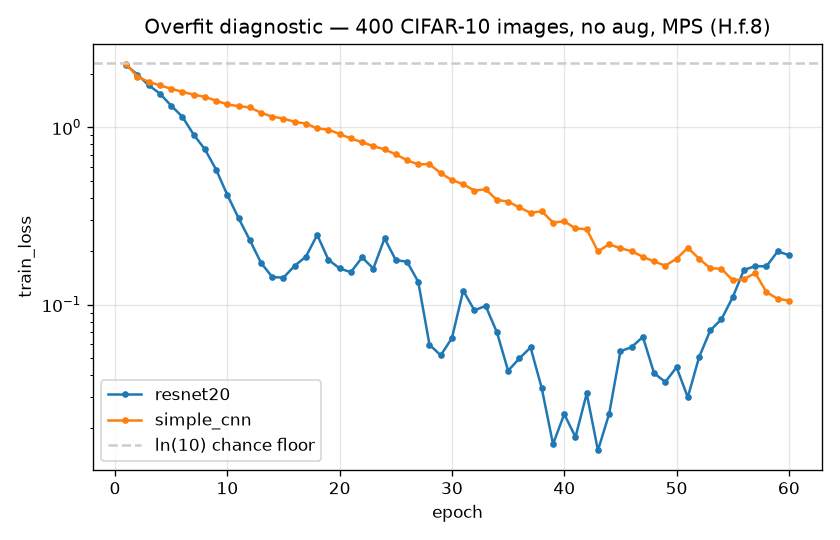

This figure's Python source:
# Copyright (c) 2026 Pointmatic
# SPDX-License-Identifier: Apache-2.0
"""Cheap overfit diagnostic — can ResNet-20 learn? (Story H.f.8, debug Step 2).

The H.f.4-H.f.7 arc left an unsettled question: ResNet-20 tops out at ~0.65 test
accuracy (vs the published ~91%), edged by the smaller `simple_cnn`. That is
either a training-REGIME limitation (under-training / small data / early stop)
or a residual-path BUG. A simple CNN matching a ResNet is *expected at low
budget* AND *what a broken residual path would look like* — the H.f data can't
tell them apart.

This is the highest-information-per-minute test that can: train `resnet20` and
`simple_cnn` on a TINY balanced subset (400 train images, no augmentation, no
early stopping, many epochs) and check whether each drives TRAIN accuracy ->
~100% / train_loss -> ~0. A net that *can* memorize 400 images has a correct
forward/backward path; its H.f underperformance is then a regime question. A net
that *cannot* (while the smaller CNN can) is a strong bug signal localized to the
residual path.

Run (from the repo root, with the tiny instance materialized under ./data):

    pyve env run smoke-pytorch -- python scripts/experiments/overfit_diagnostic.py
"""

from __future__ import annotations

import logging
import tempfile
from dataclasses import dataclass
from pathlib import Path
from typing import Any

_REPO_ROOT = Path(__file__).resolve().parents[2]
_OUT_DIR = Path(__file__).resolve().parent
_DATA_ROOT = "data"
_DR_TINY = "recipes/cifar10-overfit-tiny.yaml"
_DEVICE = "mps"
_MAX_EPOCHS = 60
_SEED = 20260617

# Overfit thresholds: ln(10) ~= 2.303 is the 10-class chance floor for train_loss.
# A net that memorizes 400 images drops far below it and reaches ~100% train acc.
_TRAIN_LOSS_OVERFIT = 0.05
_TRAIN_ACC_OVERFIT = 0.98


@dataclass(frozen=True)
class Result:
    label: str
    train_acc: float
    test_acc: float
    train_loss_first: float
    train_loss_last: float
    train_loss_min: float
    epochs_run: int
    train_loss_curve: list[float]

    @property
    def overfits(self) -> bool:
        return self.train_loss_min < _TRAIN_LOSS_OVERFIT and self.train_acc >= _TRAIN_ACC_OVERFIT


def build_recipe(arch_type: str) -> dict[str, Any]:
    """A minimal, no-regularization recipe built to MAXIMIZE overfitting.

    No schedule, no early stopping, weight_decay 0, no augmentation (the DR
    instance has none) — so the only question is whether the architecture can
    fit the data at all. No `val` split in the instance => the trainer's
    best-weight monitor falls back to `train_loss`, so the promoted weights (and
    the train-split evaluation) reflect the most-overfit state.
    """
    return {
        "schema_version": 1,
        "plugin": "pytorch",
        "seed": _SEED,
        "Data": {"recipe": _DR_TINY},
        "Architecture": {"type": arch_type, "num_classes": 10, "in_channels": 3},
        "Loss": {"op": "cross_entropy"},
        "Optimizer": {"op": "adamw", "learning_rate": 0.001, "weight_decay": 0.0},
        "Training": {
            "max_epochs": _MAX_EPOCHS,
            "batch_size": 64,
            "num_workers": 2,
            "device": _DEVICE,
        },
        "Evaluation": {
            "splits": ["train", "test"],
            "primary_metric": "accuracy",
            "metrics": ["accuracy", "macro_f1"],
        },
    }


def _materialize(arch_type: str) -> Result:
    import pandas as pd  # type: ignore[import-untyped]
    import yaml

    from modelfoundry import ModelFoundry
    from modelfoundry.core.config import RuntimeConfig

    recipe = build_recipe(arch_type)
    tmp = Path(tempfile.mkdtemp())
    recipe_path = tmp / "recipe.yml"
    recipe_path.write_text(yaml.safe_dump(recipe), encoding="utf-8")
    config = RuntimeConfig(cache_root=tmp / "cache")
    instance = ModelFoundry.from_recipe(
        str(recipe_path), data=_DATA_ROOT, config=config
    ).materialize()

    history = pd.read_parquet(Path(instance.path) / "training" / "history.parquet")
    curve = [float(v) for v in history["train_loss"].tolist()]
    return Result(
        label=arch_type,
        train_acc=float(instance.evaluation["train"]["accuracy"]),
        test_acc=float(instance.evaluation["test"]["accuracy"]),
        train_loss_first=curve[0],
        train_loss_last=curve[-1],
        train_loss_min=min(curve),
        epochs_run=len(curve),
        train_loss_curve=curve,
    )


def render_table(results: list[Result]) -> str:
    lines = [
        "| model | train acc | test acc | train_loss first | train_loss last | "
        "train_loss min | epochs | overfits? |",
        "|---|---:|---:|---:|---:|---:|---:|:--:|",
    ]
    for r in results:
        lines.append(
            f"| {r.label} | {r.train_acc:.4f} | {r.test_acc:.4f} | {r.train_loss_first:.4f} | "
            f"{r.train_loss_last:.4f} | {r.train_loss_min:.4f} | {r.epochs_run} | "
            f"{'YES' if r.overfits else 'NO'} |"
        )
    return "\n".join(lines)


def _save_figure(results: list[Result], path: Path) -> None:
    import matplotlib

    matplotlib.use("Agg")
    import matplotlib.pyplot as plt

    fig, ax = plt.subplots(figsize=(7, 4.5))
    for r in results:
        ax.plot(
            range(1, len(r.train_loss_curve) + 1), r.train_loss_curve, marker=".", label=r.label
        )
    ax.axhline(2.302585, color="#cccccc", linestyle="--", label="ln(10) chance floor")
    ax.set_xlabel("epoch")
    ax.set_ylabel("train_loss")
    ax.set_title("Overfit diagnostic — 400 CIFAR-10 images, no aug, MPS (H.f.8)")
    ax.set_yscale("log")
    ax.grid(True, alpha=0.3)
    ax.legend()
    fig.tight_layout()
    fig.savefig(path, dpi=120)
    plt.close(fig)


def main() -> None:
    logging.disable(logging.INFO)
    results = [_materialize("resnet20"), _materialize("simple_cnn")]
    for r in results:
        loss = f"{r.train_loss_first:.3f}->{r.train_loss_last:.3f} (min {r.train_loss_min:.3f})"
        print(
            f"{r.label:>11}  train_acc={r.train_acc:.4f}  test_acc={r.test_acc:.4f}  "
            f"loss {loss}  epochs={r.epochs_run}  overfits={r.overfits}",
            flush=True,
        )

    table = render_table(results)
    (_OUT_DIR / "overfit_diagnostic_results.md").write_text(table + "\n", encoding="utf-8")
    _save_figure(results, _OUT_DIR / "overfit_diagnostic.png")

    resnet = next(r for r in results if r.label == "resnet20")
    cnn = next(r for r in results if r.label == "simple_cnn")
    print("\n" + table)
    if resnet.overfits:
        verdict = "REGIME: resnet20 memorizes 400 images -> residual path learns"
    elif cnn.overfits:
        verdict = "BUG SIGNAL: simple_cnn overfits but resnet20 does NOT -> residual-path defect"
    else:
        verdict = "INCONCLUSIVE by eval-mode threshold; read the train_loss curve"
    print(f"\nVERDICT -> {verdict}")


if __name__ == "__main__":
    main()
